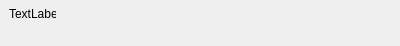
<?xml version="1.0" encoding="UTF-8"?>
<ui version="4.0">
 <class>intinput</class>
 <widget class="QWidget" name="intinput">
  <property name="geometry">
   <rect>
    <x>0</x>
    <y>0</y>
    <width>400</width>
    <height>46</height>
   </rect>
  </property>
  <property name="sizePolicy">
   <sizepolicy hsizetype="Preferred" vsizetype="Fixed">
    <horstretch>0</horstretch>
    <verstretch>5</verstretch>
   </sizepolicy>
  </property>
  <property name="windowTitle">
   <string>Form</string>
  </property>
  <widget class="QLabel" name="Label">
   <property name="geometry">
    <rect>
     <x>9</x>
     <y>9</y>
     <width>47</width>
     <height>10</height>
    </rect>
   </property>
   <property name="sizePolicy">
    <sizepolicy hsizetype="Preferred" vsizetype="Maximum">
     <horstretch>0</horstretch>
     <verstretch>1</verstretch>
    </sizepolicy>
   </property>
   <property name="maximumSize">
    <size>
     <width>16777215</width>
     <height>20</height>
    </size>
   </property>
   <property name="text">
    <string>TextLabel</string>
   </property>
  </widget>
 </widget>
 <resources/>
 <connections/>
</ui>
